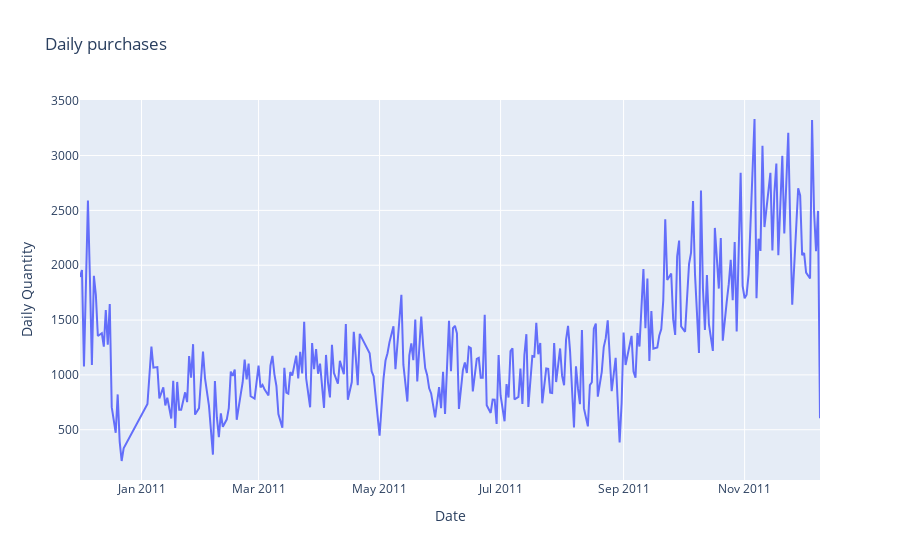

Notebook source saved alongside this figure:
### Markdown cell above
- Смотрим распределние частоты покупок по датам в течении всего периода

### Code cell
import plotly.express as px
grouped_date = data_clean2.groupby(['Date'])['Quantity'].count().reset_index()
fig = px.line(grouped_date, x='Date', y='Quantity', title='Daily purchases',
              labels={'Quantity': 'Daily Quantity'})
fig.show()

### Figure 1 — Plotly figure (JSON) as saved in the notebook; plotly's stock layout.template omitted (floating-point values rounded to 4 significant figures; data arrays with more than 128 entries replaced by an {"elided": "..."} marker saying what was removed)
{"data": [{"hovertemplate": "Date=%{x}<br>Daily Quantity=%{y}<extra></extra>", "legendgroup": "", "line": {"color": "#636efa", "dash": "solid"}, "marker": {"symbol": "circle"}, "mode": "lines", "name": "", "orientation": "v", "showlegend": false, "type": "scatter", "x": {"elided": "305 str values"}, "xaxis": "x", "y": {"elided": "305 int values"}, "yaxis": "y"}], "layout": {"legend": {"tracegroupgap": 0}, "title": {"text": "Daily purchases"}, "xaxis": {"anchor": "y", "domain": [0, 1], "title": {"text": "Date"}}, "yaxis": {"anchor": "x", "domain": [0, 1], "title": {"text": "Daily Quantity"}}}}
